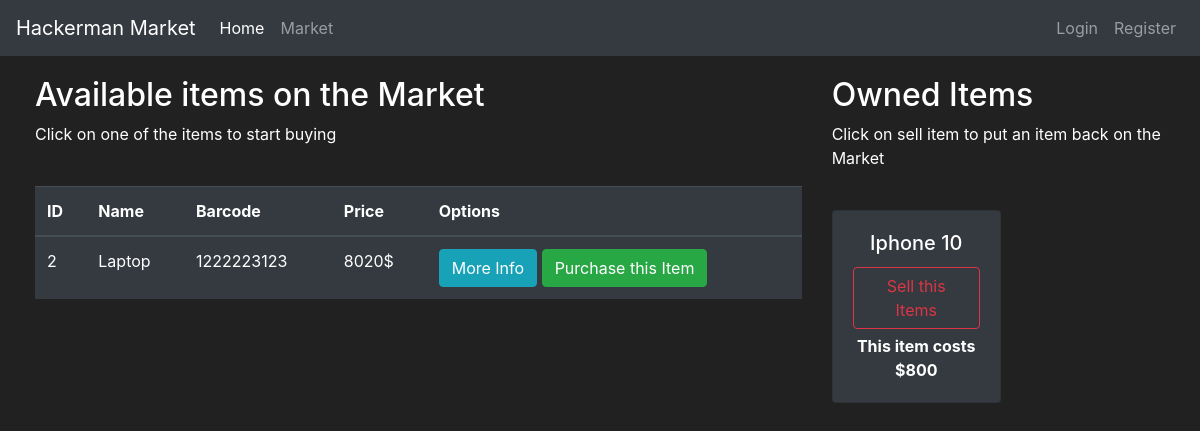
The page /market (signed in) on the database as committed earlier.
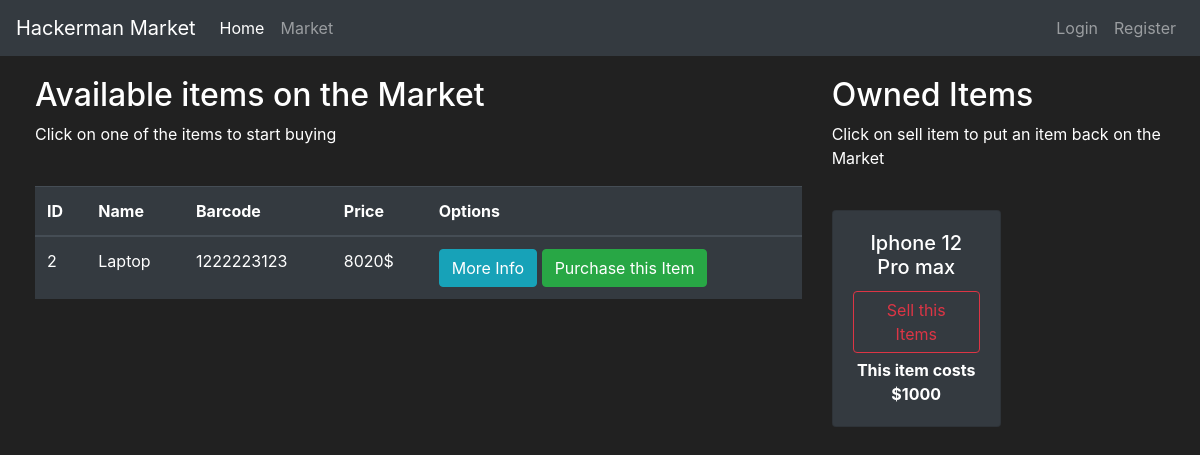
The same page on the database as committed later.
### market/models.py (models this page shows, shortened)
class Item(db.Model):
    id = db.Column(db.Integer(), primary_key=True)
    name = db.Column(db.String(length=30), nullable=False, unique=True)
    price = db.Column(db.Integer(), nullable=False)
    barcode = db.Column(db.String(length=12), nullable=False, unique=True)
    description = db.Column(db.String(length=1024), nullable=False, unique=True)
    owner = db.Column(db.Integer(), db.ForeignKey('user.id'))

### market/routes.py (the view, shortened to what this page needs)
@app.route('/market', methods=['POST', 'GET'])
@login_required
def market_page():
    purchase_form = PurchaseItemForm()
    selling_form = SellItemForm()
    if request.method == "GET":
        items = Item.query.filter_by(owner=None)
        owned_items = Item.query.filter_by(owner=current_user.id)
        return render_template("market.html", items=items, purchase_form=purchase_form, owned_items=owned_items, selling_form=selling_form)

### market/models.py (called while the page is built)
@login_manager.user_loader
def load_user(user_id):
    return User.query.get(int(user_id))

### market/templates/market.html (shortened to what this page needs)
{% extends "layout.html" %}
{% block body%}
<div class="row" style="margin-top:20px; margin-left:20px">
    <div class="col-8">
        <h2>Available items on the Market</h2>
        <p>Click on one of the items to start buying</p>
        <br>
       <table class="table table-hover table-dark">
          <thead>
             <tr>
                <th scope="col">ID</th>
                <th scope="col">Name</th>
                <th scope="col">Barcode</th>
                <th scope="col">Price</th>
                <th scope="col">Options</th>
             </tr>
          </thead>
          <tbody>
             {% for item in items %}
             <tr>
                <td>{{ item.id }}</td>
                <td>{{ item.name }}</td>
                <td>{{ item.barcode }}</td>
                <td>{{ item.price }}$</td>
                <td>
                   <button class="btn btn-outline btn-info" data-toggle="modal" data-target="#Modal-MoreInfo-{{ item.id }}">More Info</button>
                   <button class="btn btn-outline btn-success" data-toggle="modal" data-target="#Modal-PurchaseConfirm-{{ item.id }}">Purchase this Item</button>
                </td>
             </tr>
             {% endfor %}
          </tbody>
       </table>
    </div>
    <div class="col-4">
         <h2>Owned Items</h2>
         <p>Click on sell item to put an item back on the Market</p>
         <br>
         <div class="row">
             {% for owned_item in owned_items %}
                <div class="col-md-6">
                    <div style="margin-bottom: 5px" class="card text-center bg-dark">
                        <div class="card-body">
                            <h5 class="card-title">{{ owned_item.name }}</h5>
                            <button type="button" class="btn btn-outline-danger" style="margin-bottom: 5px"
                                    data-toggle="modal" data-target="#Modal-SellingConfirm-{{ owned_item.id }}">
                                Sell this Items
                            </button>
                            <p class="card-text"><strong>
                                This item costs ${{ owned_item.price }}
                            </strong></p>
                        </div>
                    </div>
                </div>
             {% endfor %}
         </div>
    </div>
 </div>
{% endblock %}

### market/templates/layout.html (shortened to what this page needs)
<!doctype html>
<html lang="en">
  <head>
    <link rel="stylesheet" href="https://stackpath.bootstrapcdn.com/bootstrap/4.3.1/css/bootstrap.min.css">
  </head>
  <body>
    <nav class="navbar navbar-expand-md navbar-dark bg-dark">
        <a class="navbar-brand" href="{{ url_for('index')}}">Hackerman Market</a>
        <div class="collapse navbar-collapse" id="navbarNav">
            <ul class="navbar-nav mr-auto">
                <li class="nav-item active">
                    <a class="nav-link" href="{{ url_for('index')}}">Home <span class="sr-only">(current)</span></a>
                </li>
                <li class="nav-item">
                    <a class="nav-link" href="{{ url_for('market_page')}}">Market</a>
                </li>
            </ul>
            <ul class="navbar-nav">
                <li class="nav-item">
                    <a class="nav-link" href="#">Login</a>
                </li>
                <li class="nav-item">
                    <a class="nav-link" href="{{ url_for('register_page')}}">Register</a>
                </li>
            </ul>
        </div>
    </nav>
    {% block body %} {% endblock %}
  </body>
</html>

### market/templates/layout.html (style rules this page uses)
body { background-color: #212121; color: white }

Rows that differ between the two databases and show on the page:
changed Item: name "Iphone 10" → "Iphone 12 Pro max"; price "800" → "1000"
